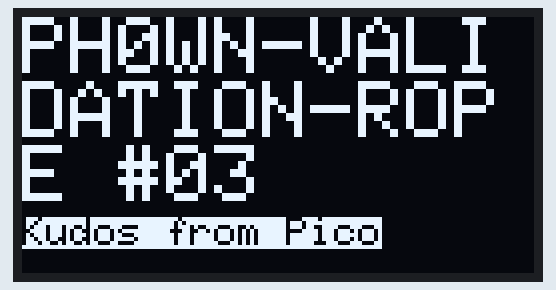
Bench run of a sketch on a simulated ESP32. Shown: 128×64 one-colour display. The display library's start-up logo is not drawn; nothing arrives over Bluetooth unless stated; a phone connects over Bluetooth LE 3 s after start; what the sketch prints to the serial monitor is not drawn.

Above: at 0.7 s.

The sketch:

jumprope2.ino
```cpp
/*
    Based on Neil Kolban example for IDF: https://github.com/nkolban/esp32-snippets/blob/master/cpp_utils/tests/BLE%20Tests/SampleWrite.cpp
    Ported to Arduino ESP32 by Evandro Copercini
*/

#include <BLEDevice.h>
#include <BLEUtils.h>
#include <BLEServer.h>
#include <string.h>

#define SERVICE_FLAG_UUID        "deadbeef-ff11-aadd-0000-000100000001"
#define CHARACTERISTIC_FLAG_UUID "deadbeef-ff11-aadd-0000-000100000002"

#define SERVICE_RENPHOFIT_UUID        "00005301-0000-0041-4c50-574953450000"
#define CHARACTERISTIC_RENPHOFIT_WRITE_UUID "00005302-0000-0041-4c50-574953450000"
#define CHARACTERISTIC_RENPHOFIT_READ_UUID  "00005303-0000-0041-4c50-574953450000"
#define RENPHOFIT_READ_VALUE "Pico le Croco says you must jump"

#define SERVICE_OTA_UUID        "f000ffc0-0451-4000-b000-000000000000"
#define CHARACTERISTIC_OTA1_UUID "f000ffc1-0451-4000-b000-000000000000"
#define CHARACTERISTIC_OTA2_UUID "f000ffc2-0451-4000-b000-000000000000"

#define SERVICE_GENERIC_ATT_PROFILE_UUID "00001801-0000-1000-8000-00805f9b34fb"
#define CHARACTERISTIC_DEVICE_NAME_UUID "00002a00-0000-1000-8000-00805f9b34fb"
#define DEVICE_NAME_VALUE "PH0WN-VALIDATION-ROPE #03"

#define SERVICE_DEVICE_INFORMATION_UUID "0000180a-0000-1000-8000-00805f9b34fb"
#define CHARACTERISTIC_MANUFACTURER_NAME_UUID "00002a29-0000-1000-8000-00805f9b34fb"
#define DEVICE_MANUFACTURER_VALUE "BEKEN SAS"
#define CHARACTERISTIC_MODEL_NUMBER_UUID "00002a24-0000-1000-8000-00805f9b34fb"
#define MODEL_NUMBER_VALUE "BK-BLE-1.0"
#define CHARACTERISTIC_SERIAL_NUMBER_UUID "00002a25-0000-1000-8000-00805f9b34fb"
#define SERIAL_NUMBER_VALUE "1.3.3.7-ph0wn"
#define CHARACTERISTIC_HARDWARE_REVISION_UUID "00002a27-0000-1000-8000-00805f9b34fb"
#define CHARACTERISTIC_FIRMWARE_REVISION_UUID "00002a26-0000-1000-8000-00805f9b34fb"
#define CHARACTERISTIC_SOFTWARE_REVISION_UUID "00002a28-0000-1000-8000-00805f9b34fb"
#define CHARACTERISTIC_SYSTEM_ID_UUID "00002a23-0000-1000-8000-00805f9b34fb"

#define NO_FLAG "No flag for lame hackers -- says Pico le Croco"
#define INVERSE_TEXT "Kudos from Pico"
#define DEBUG false

#include <SPI.h>
#include <Wire.h>
#include <Adafruit_GFX.h>
#include <Adafruit_SSD1306.h>

#define SCREEN_WIDTH 128 // OLED display width, in pixels
#define SCREEN_HEIGHT 64 // OLED display height, in pixels

// Declaration for an SSD1306 display connected to I2C (SDA, SCL pins)
// The pins for I2C are defined by the Wire-library.
// On an arduino UNO:       A4(SDA), A5(SCL)
// On an arduino MEGA 2560: 20(SDA), 21(SCL)
// On an arduino LEONARDO:   2(SDA),  3(SCL), ...
#define OLED_RESET     -1 // Reset pin # (or -1 if sharing Arduino reset pin)
#define SCREEN_ADDRESS 0x3C ///< See datasheet for Address; 0x3D for 128x64, 0x3C for 128x32
Adafruit_SSD1306 display(SCREEN_WIDTH, SCREEN_HEIGHT, &Wire, OLED_RESET);


char *flag = "ph0wn{weSeeYouRF1t_GooD} -- please disconnect now";
BLECharacteristic *pCharFlag;
BLECharacteristic *pCharRenpho;
BLEAdvertising *pAdvertising;
bool connected = false;

class serverCallback: public BLEServerCallbacks {
  void onConnect(BLEServer *pServer) {
    Serial.println("[+] onConnect: erasing flag");
    pCharFlag->setValue(NO_FLAG);
    connected = true;
  }
  void onDisconnect(BLEServer *pServer) {
    Serial.println("[+] onDisconnect: erasing flag");
    pCharFlag->setValue(NO_FLAG);
    connected = false;
  }
};

class cmdCallback: public BLECharacteristicCallbacks {
  void onWrite(BLECharacteristic *pCharacteristic) {
    std::string value = pCharacteristic->getValue();
    if (DEBUG == true) {
      Serial.printf("onWrite(): Input len: %d\n", value.length());
    }

    /* JUMP 1337 */
    char expected_cmd[] = { 0x02, 0x00, 0x05, 0x81, 0x00, 0x00, 0x05, 0x39, 0xdb, 0x3e };

    if (value.length() != sizeof(expected_cmd)) {
      pCharFlag->setValue(NO_FLAG);
      if (DEBUG == true)
          Serial.println("[-] Incorrect length");
      return;
    }

    if (DEBUG == true) {
      Serial.println("[+] Length is correct");
    }

    /* compare value - memcmp doesnt work on std::string */
    bool ok = true;
    int i = 0;
    for (i=0; i< value.length(); i++) {
       if (value[i] != expected_cmd[i]) {
         if (DEBUG == true) {
           Serial.printf("[-] Incorrect value[%d]=%02x\n", i, value[i]);
         }
         ok = false;
         break;
       }
     }
     if (ok == true) {
       pCharFlag->setValue(flag);
       if (DEBUG == true)
         Serial.println("FLAG ! ");
     } else {
        pCharFlag->setValue(NO_FLAG);
        if (DEBUG == true) Serial.println("ERROR !");
     }
  }

};


void setup() {
  Serial.begin(115200);
  Serial.println("Ph0wn Jump Rope Validation Server -- v1.15");

  BLEDevice::init(DEVICE_NAME_VALUE);
  BLEServer *pServer = BLEDevice::createServer();
  pServer->setCallbacks(new serverCallback());
  Serial.println("[+] Server created");

  BLEService *pServiceFlag = pServer->createService(SERVICE_FLAG_UUID);
  pCharFlag = pServiceFlag->createCharacteristic(CHARACTERISTIC_FLAG_UUID, BLECharacteristic::PROPERTY_READ);
  pCharFlag->setValue(NO_FLAG);

  if (DEBUG == true) Serial.println("[+] Flag service created");

  BLEService *pServiceRenpho = pServer->createService(SERVICE_RENPHOFIT_UUID);
  pCharRenpho = pServiceRenpho->createCharacteristic(CHARACTERISTIC_RENPHOFIT_WRITE_UUID, BLECharacteristic::PROPERTY_WRITE);
  pCharRenpho->setCallbacks(new cmdCallback());
  BLECharacteristic *pRead = pServiceRenpho->createCharacteristic(CHARACTERISTIC_RENPHOFIT_READ_UUID, BLECharacteristic::PROPERTY_READ| BLECharacteristic::PROPERTY_NOTIFY);
  pRead->setValue(RENPHOFIT_READ_VALUE);
  if (DEBUG == true) Serial.println("[+] Renpho service created");

  BLEService *pServiceDeviceInfo = pServer->createService(SERVICE_DEVICE_INFORMATION_UUID);
  BLECharacteristic *pManufacturer = pServiceDeviceInfo->createCharacteristic(CHARACTERISTIC_MANUFACTURER_NAME_UUID, BLECharacteristic::PROPERTY_READ);
  pManufacturer->setValue(DEVICE_MANUFACTURER_VALUE);
  BLECharacteristic *pModel = pServiceDeviceInfo->createCharacteristic(CHARACTERISTIC_MODEL_NUMBER_UUID, BLECharacteristic::PROPERTY_READ);
  pModel->setValue(MODEL_NUMBER_VALUE);
  BLECharacteristic *pSerial = pServiceDeviceInfo->createCharacteristic(CHARACTERISTIC_SERIAL_NUMBER_UUID, BLECharacteristic::PROPERTY_READ);
  pSerial->setValue(SERIAL_NUMBER_VALUE);
  BLECharacteristic *pHardware = pServiceDeviceInfo->createCharacteristic(CHARACTERISTIC_HARDWARE_REVISION_UUID, BLECharacteristic::PROPERTY_READ);
  pHardware->setValue(SERIAL_NUMBER_VALUE);
  BLECharacteristic *pFirmware = pServiceDeviceInfo->createCharacteristic(CHARACTERISTIC_FIRMWARE_REVISION_UUID, BLECharacteristic::PROPERTY_READ);
  pFirmware->setValue(SERIAL_NUMBER_VALUE);
  BLECharacteristic *pSoftware = pServiceDeviceInfo->createCharacteristic(CHARACTERISTIC_SOFTWARE_REVISION_UUID, BLECharacteristic::PROPERTY_READ);
  pSoftware->setValue(SERIAL_NUMBER_VALUE);
  BLECharacteristic *pSystemId = pServiceDeviceInfo->createCharacteristic(CHARACTERISTIC_SYSTEM_ID_UUID, BLECharacteristic::PROPERTY_READ);
  pSystemId->setValue(SERIAL_NUMBER_VALUE);
  if (DEBUG == true) Serial.println("[+] Device info service created");

  BLEService *pServiceOta = pServer->createService(SERVICE_OTA_UUID);
  BLECharacteristic *pOta1 = pServiceOta->createCharacteristic(CHARACTERISTIC_OTA1_UUID, BLECharacteristic::PROPERTY_WRITE | BLECharacteristic::PROPERTY_NOTIFY);
  BLECharacteristic *pOta2 = pServiceOta->createCharacteristic(CHARACTERISTIC_OTA2_UUID, BLECharacteristic::PROPERTY_WRITE | BLECharacteristic::PROPERTY_NOTIFY);
  //pOtaR->setValue(SERIAL_NUMBER_VALUE);
  //pOtaW->setCallbacks(new otaCallback());
  if (DEBUG == true) Serial.println("[+] OTA service created");

  pServiceFlag->start();
  pServiceOta->start();
  pServiceRenpho->start();
  pServiceDeviceInfo->start();
  Serial.println("[+] Services started");

  pAdvertising = pServer->getAdvertising();
  Serial.println("[+] Advertising initialized");

  //le "Wire" au début, c'est, un hack crado: je n'ai pas trouvé comment faire propre le mapping de la lib et des 2 fils de l'I2C, donc j'ai fait bas-niveau, ce n'est pas autorisé normalement mais ça marche comme un charme
  Wire.begin(5, 4);
  // SSD1306_SWITCHCAPVCC = generate display voltage from 3.3V internally
  if (!display.begin(SSD1306_SWITCHCAPVCC, SCREEN_ADDRESS)) {
    Serial.println(F("SSD1306 allocation failed"));
    for (;;); // Don't proceed, loop forever
  }

  // Show initial display buffer contents on the screen --
  // the library initializes this with an Adafruit splash screen.
  display.display();
  delay(500); // Pause for 2 seconds

  // Clear the buffer
  display.clearDisplay();
  display.display();
  display.setCursor(0, 0);
  display.setTextSize(2);             // Draw 2X-scale text
  display.setTextColor(SSD1306_WHITE);
  display.print(F(DEVICE_NAME_VALUE));

  display.setCursor(0, 50);
  display.setTextColor(SSD1306_BLACK, SSD1306_WHITE); // Draw 'inverse' text
  display.setTextSize(1);
  display.print(F(INVERSE_TEXT));
  display.display();
}

void loop() {
  // enforcing a single client at a time
  if (connected == true) {
    pAdvertising->stop();
  } else {
    pAdvertising->start();
  }
  // wait
  delay(1000);
}
```
